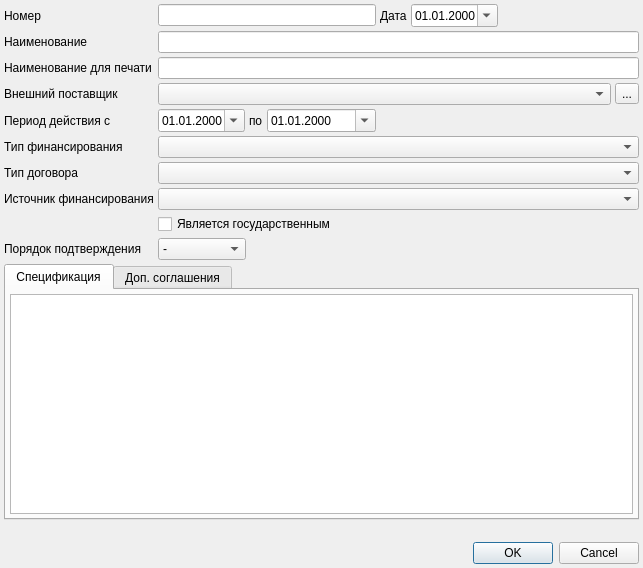
<?xml version="1.0" encoding="UTF-8"?>
<ui version="4.0">
 <class>PurchaseContractDialog</class>
 <widget class="QDialog" name="PurchaseContractDialog">
  <property name="geometry">
   <rect>
    <x>0</x>
    <y>0</y>
    <width>643</width>
    <height>568</height>
   </rect>
  </property>
  <property name="windowTitle">
   <string>Контракт на закупку</string>
  </property>
  <layout class="QGridLayout" name="gridLayout">
   <property name="margin">
    <number>4</number>
   </property>
   <property name="spacing">
    <number>4</number>
   </property>
   <item row="1" column="1" colspan="7">
    <widget class="QLineEdit" name="edtName"/>
   </item>
   <item row="0" column="0">
    <widget class="QLabel" name="lblNumber">
     <property name="text">
      <string>Номер</string>
     </property>
     <property name="buddy">
      <cstring>edtNumber</cstring>
     </property>
    </widget>
   </item>
   <item row="5" column="1" colspan="7">
    <widget class="CRBComboBox" name="cmbFinance">
     <property name="sizePolicy">
      <sizepolicy hsizetype="Expanding" vsizetype="Fixed">
       <horstretch>0</horstretch>
       <verstretch>0</verstretch>
      </sizepolicy>
     </property>
    </widget>
   </item>
   <item row="9" column="1" colspan="5">
    <widget class="QComboBox" name="cmbConfirmationOrder">
     <property name="sizePolicy">
      <sizepolicy hsizetype="Maximum" vsizetype="Fixed">
       <horstretch>0</horstretch>
       <verstretch>0</verstretch>
      </sizepolicy>
     </property>
     <item>
      <property name="text">
       <string>-</string>
      </property>
     </item>
     <item>
      <property name="text">
       <string>Прямой</string>
      </property>
     </item>
     <item>
      <property name="text">
       <string>Обратный</string>
      </property>
     </item>
    </widget>
   </item>
   <item row="7" column="0">
    <widget class="QLabel" name="lblFinanceSource">
     <property name="text">
      <string>Источник финансирования</string>
     </property>
    </widget>
   </item>
   <item row="0" column="4">
    <widget class="QLabel" name="lblDate">
     <property name="sizePolicy">
      <sizepolicy hsizetype="Maximum" vsizetype="Preferred">
       <horstretch>0</horstretch>
       <verstretch>0</verstretch>
      </sizepolicy>
     </property>
     <property name="text">
      <string>Дата</string>
     </property>
     <property name="buddy">
      <cstring>edtDate</cstring>
     </property>
    </widget>
   </item>
   <item row="12" column="1" colspan="7">
    <widget class="QDialogButtonBox" name="buttonBox">
     <property name="orientation">
      <enum>Qt::Horizontal</enum>
     </property>
     <property name="standardButtons">
      <set>QDialogButtonBox::Cancel|QDialogButtonBox::Ok</set>
     </property>
    </widget>
   </item>
   <item row="9" column="0">
    <widget class="QLabel" name="lblConfirmationOrder">
     <property name="text">
      <string>Порядок подтверждения</string>
     </property>
     <property name="buddy">
      <cstring>cmbConfirmationOrder</cstring>
     </property>
    </widget>
   </item>
   <item row="11" column="0" colspan="8">
    <widget class="QLabel" name="lblSummaryInfo">
     <property name="text">
      <string/>
     </property>
    </widget>
   </item>
   <item row="3" column="1" colspan="6">
    <widget class="COrgComboBox" name="cmbSupplierOrg"/>
   </item>
   <item row="3" column="7">
    <widget class="QToolButton" name="btnSelectOrganisation">
     <property name="text">
      <string>...</string>
     </property>
    </widget>
   </item>
   <item row="3" column="0">
    <widget class="QLabel" name="lblSupplierOrg">
     <property name="text">
      <string>Внешний поставщик</string>
     </property>
     <property name="buddy">
      <cstring>cmbSupplierOrg</cstring>
     </property>
    </widget>
   </item>
   <item row="4" column="1">
    <widget class="CDateEdit" name="edtBegDate">
     <property name="sizePolicy">
      <sizepolicy hsizetype="Maximum" vsizetype="Fixed">
       <horstretch>0</horstretch>
       <verstretch>0</verstretch>
      </sizepolicy>
     </property>
     <property name="displayFormat">
      <string>dd.MM.yyyy</string>
     </property>
     <property name="calendarPopup">
      <bool>true</bool>
     </property>
    </widget>
   </item>
   <item row="0" column="6" colspan="2">
    <spacer name="horizontalSpacer_2">
     <property name="orientation">
      <enum>Qt::Horizontal</enum>
     </property>
     <property name="sizeHint" stdset="0">
      <size>
       <width>40</width>
       <height>20</height>
      </size>
     </property>
    </spacer>
   </item>
   <item row="2" column="1" colspan="7">
    <widget class="QLineEdit" name="edtTitle"/>
   </item>
   <item row="5" column="0">
    <widget class="QLabel" name="lblFinance">
     <property name="text">
      <string>Тип финансирования</string>
     </property>
     <property name="buddy">
      <cstring>cmbFinance</cstring>
     </property>
    </widget>
   </item>
   <item row="7" column="1" colspan="7">
    <widget class="CRBComboBox" name="cmbFinanceSource"/>
   </item>
   <item row="4" column="0">
    <widget class="QLabel" name="lblPeriodDate">
     <property name="text">
      <string>Период действия с</string>
     </property>
     <property name="buddy">
      <cstring>edtBegDate</cstring>
     </property>
    </widget>
   </item>
   <item row="0" column="1" colspan="3">
    <widget class="QLineEdit" name="edtNumber"/>
   </item>
   <item row="8" column="1" colspan="7">
    <widget class="QCheckBox" name="chkState">
     <property name="text">
      <string>Является государственным</string>
     </property>
    </widget>
   </item>
   <item row="2" column="0">
    <widget class="QLabel" name="lblTitle">
     <property name="text">
      <string>Наименование для печати</string>
     </property>
     <property name="buddy">
      <cstring>edtTitle</cstring>
     </property>
    </widget>
   </item>
   <item row="4" column="3">
    <widget class="CDateEdit" name="edtEndDate">
     <property name="displayFormat">
      <string>dd.MM.yyyy</string>
     </property>
     <property name="calendarPopup">
      <bool>true</bool>
     </property>
    </widget>
   </item>
   <item row="0" column="5">
    <widget class="CDateEdit" name="edtDate">
     <property name="sizePolicy">
      <sizepolicy hsizetype="Maximum" vsizetype="Fixed">
       <horstretch>0</horstretch>
       <verstretch>0</verstretch>
      </sizepolicy>
     </property>
     <property name="displayFormat">
      <string>dd.MM.yyyy</string>
     </property>
     <property name="calendarPopup">
      <bool>true</bool>
     </property>
    </widget>
   </item>
   <item row="4" column="2">
    <widget class="QLabel" name="label">
     <property name="sizePolicy">
      <sizepolicy hsizetype="Maximum" vsizetype="Preferred">
       <horstretch>0</horstretch>
       <verstretch>0</verstretch>
      </sizepolicy>
     </property>
     <property name="text">
      <string>по</string>
     </property>
    </widget>
   </item>
   <item row="1" column="0">
    <widget class="QLabel" name="lblName">
     <property name="text">
      <string>Наименование</string>
     </property>
     <property name="buddy">
      <cstring>edtName</cstring>
     </property>
    </widget>
   </item>
   <item row="4" column="4" colspan="4">
    <spacer name="horizontalSpacer">
     <property name="orientation">
      <enum>Qt::Horizontal</enum>
     </property>
     <property name="sizeHint" stdset="0">
      <size>
       <width>40</width>
       <height>20</height>
      </size>
     </property>
    </spacer>
   </item>
   <item row="10" column="0" colspan="8">
    <widget class="QTabWidget" name="tabWidget">
     <property name="currentIndex">
      <number>0</number>
     </property>
     <widget class="QWidget" name="tabSpecification">
      <attribute name="title">
       <string>Спецификация</string>
      </attribute>
      <layout class="QGridLayout" name="gridLayout_2">
       <property name="margin">
        <number>4</number>
       </property>
       <property name="spacing">
        <number>4</number>
       </property>
       <item row="0" column="0">
        <widget class="CInDocTableView" name="tblItems">
         <property name="sizePolicy">
          <sizepolicy hsizetype="Preferred" vsizetype="Expanding">
           <horstretch>0</horstretch>
           <verstretch>0</verstretch>
          </sizepolicy>
         </property>
        </widget>
       </item>
      </layout>
     </widget>
     <widget class="QWidget" name="tabAdditionallyAgreement">
      <attribute name="title">
       <string>Доп. соглашения</string>
      </attribute>
      <layout class="QGridLayout" name="gridLayout_3">
       <property name="margin">
        <number>4</number>
       </property>
       <property name="spacing">
        <number>4</number>
       </property>
       <item row="0" column="0">
        <widget class="CInDocTableView" name="tblAdditionallyAgreement"/>
       </item>
      </layout>
     </widget>
    </widget>
   </item>
   <item row="6" column="0">
    <widget class="QLabel" name="lblContractType">
     <property name="text">
      <string>Тип договора</string>
     </property>
    </widget>
   </item>
   <item row="6" column="1" colspan="7">
    <widget class="CContractTypeComboBox" name="cmbContractType"/>
   </item>
  </layout>
 </widget>
 <customwidgets>
  <customwidget>
   <class>CInDocTableView</class>
   <extends>QTableView</extends>
   <header>library/InDocTable.h</header>
  </customwidget>
  <customwidget>
   <class>COrgComboBox</class>
   <extends>QComboBox</extends>
   <header>Orgs/OrgComboBox.h</header>
  </customwidget>
  <customwidget>
   <class>CDateEdit</class>
   <extends>QDateEdit</extends>
   <header>library/DateEdit</header>
  </customwidget>
  <customwidget>
   <class>CRBComboBox</class>
   <extends>QComboBox</extends>
   <header>library/crbcombobox.h</header>
  </customwidget>
  <customwidget>
   <class>CContractTypeComboBox</class>
   <extends>QComboBox</extends>
   <header>Stock/Utils.h</header>
  </customwidget>
 </customwidgets>
 <tabstops>
  <tabstop>edtNumber</tabstop>
  <tabstop>edtDate</tabstop>
  <tabstop>edtName</tabstop>
  <tabstop>edtTitle</tabstop>
  <tabstop>cmbSupplierOrg</tabstop>
  <tabstop>btnSelectOrganisation</tabstop>
  <tabstop>edtBegDate</tabstop>
  <tabstop>edtEndDate</tabstop>
  <tabstop>cmbFinance</tabstop>
  <tabstop>chkState</tabstop>
  <tabstop>tabWidget</tabstop>
  <tabstop>tblItems</tabstop>
  <tabstop>buttonBox</tabstop>
  <tabstop>tblAdditionallyAgreement</tabstop>
 </tabstops>
 <resources/>
 <connections>
  <connection>
   <sender>buttonBox</sender>
   <signal>accepted()</signal>
   <receiver>PurchaseContractDialog</receiver>
   <slot>accept()</slot>
   <hints>
    <hint type="sourcelabel">
     <x>256</x>
     <y>484</y>
    </hint>
    <hint type="destinationlabel">
     <x>157</x>
     <y>274</y>
    </hint>
   </hints>
  </connection>
  <connection>
   <sender>buttonBox</sender>
   <signal>rejected()</signal>
   <receiver>PurchaseContractDialog</receiver>
   <slot>reject()</slot>
   <hints>
    <hint type="sourcelabel">
     <x>324</x>
     <y>484</y>
    </hint>
    <hint type="destinationlabel">
     <x>286</x>
     <y>274</y>
    </hint>
   </hints>
  </connection>
 </connections>
</ui>
